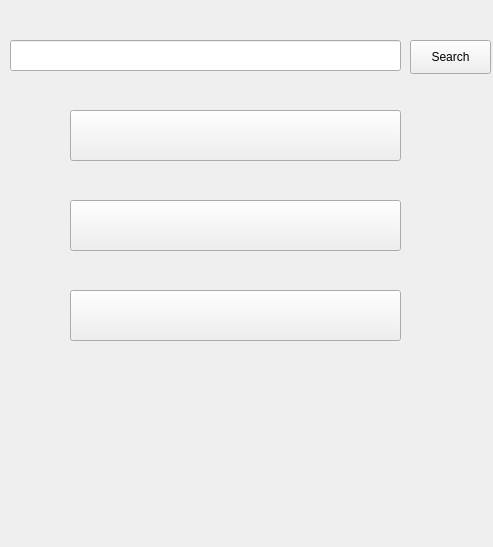
<?xml version="1.0" encoding="UTF-8"?>
<ui version="4.0">
 <class>add</class>
 <widget class="QWidget" name="add">
  <property name="geometry">
   <rect>
    <x>0</x>
    <y>0</y>
    <width>493</width>
    <height>547</height>
   </rect>
  </property>
  <property name="windowTitle">
   <string>Form</string>
  </property>
  <widget class="QLineEdit" name="sendMsgLine">
   <property name="geometry">
    <rect>
     <x>10</x>
     <y>40</y>
     <width>391</width>
     <height>31</height>
    </rect>
   </property>
  </widget>
  <widget class="QPushButton" name="sendButton">
   <property name="geometry">
    <rect>
     <x>410</x>
     <y>40</y>
     <width>81</width>
     <height>34</height>
    </rect>
   </property>
   <property name="text">
    <string>Search</string>
   </property>
  </widget>
  <widget class="QPushButton" name="user1">
   <property name="geometry">
    <rect>
     <x>70</x>
     <y>110</y>
     <width>331</width>
     <height>51</height>
    </rect>
   </property>
   <property name="styleSheet">
    <string notr="true"/>
   </property>
   <property name="text">
    <string/>
   </property>
  </widget>
  <widget class="QPushButton" name="user1_2">
   <property name="geometry">
    <rect>
     <x>70</x>
     <y>200</y>
     <width>331</width>
     <height>51</height>
    </rect>
   </property>
   <property name="styleSheet">
    <string notr="true"/>
   </property>
   <property name="text">
    <string/>
   </property>
  </widget>
  <widget class="QPushButton" name="user1_3">
   <property name="geometry">
    <rect>
     <x>70</x>
     <y>290</y>
     <width>331</width>
     <height>51</height>
    </rect>
   </property>
   <property name="styleSheet">
    <string notr="true"/>
   </property>
   <property name="text">
    <string/>
   </property>
  </widget>
 </widget>
 <resources/>
 <connections/>
</ui>
